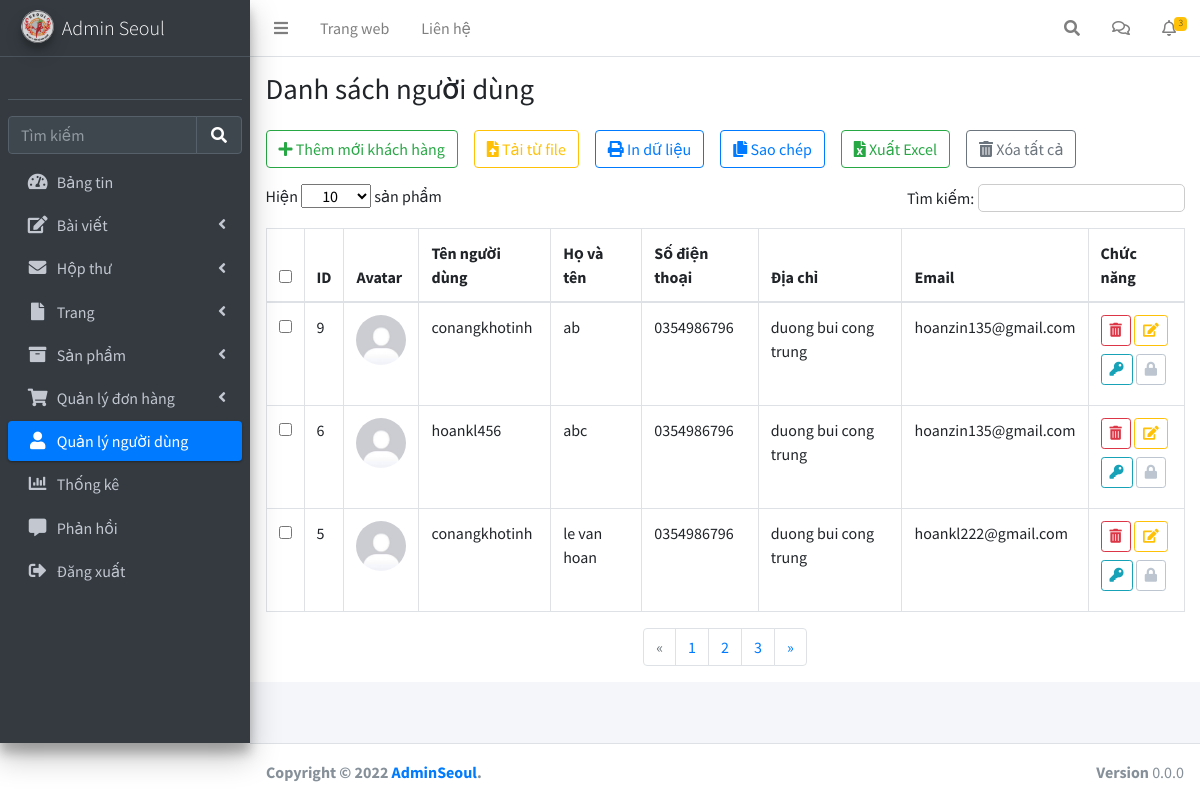
Page /Admin/pages/user.php on the committed database.
### tables this page shows
CREATE TABLE `user` (
  `id` int(11) NOT NULL,
  `avatar` varchar(500) NOT NULL DEFAULT 'avatar.jpg',
  `fullname` varchar(50) DEFAULT NULL,
  `email` varchar(150) NOT NULL,
  `phone` varchar(20) NOT NULL,
  `address` varchar(200) NOT NULL,
  `city` int(11) NOT NULL,
  `username` varchar(50) NOT NULL,
  `password` varchar(50) NOT NULL,
  `cart` text DEFAULT NULL,
  `is_block` tinyint(4) DEFAULT 1
);

### Admin/pages/user.php (the view, shortened to what the rows shown need)
<!DOCTYPE html>
<html lang="en">
<?php session_start();
include '../../database/config.php';
?>
<head>
    <link rel="stylesheet" href="../../css/fontawesome-free/css/all.min.css">
    <link rel="stylesheet" href="../css/IonIcons.css">
    <link rel="stylesheet" href="../css/adminlte.min.css">
</head>
<body class="hold-transition sidebar-mini">
    <div class="wrapper">
        <div class="content-wrapper">
            <main class="app-content">
                <div class="content-header">
                    <div class="container-fluid">
                        <div class="row mb-2">
                            <div class="col-sm-6">
                                <h1 class="m-0">Danh sách người dùng</h1>
                            </div>
                        </div>
                    </div>
                </div>
                <div class="row px-2 m-0">
                    <div class="col-md-12">
                        <div class="tile">
                            <div class="tile-body">
                                <table class="table table-hover table-bordered" id="sampleTable">
                                    <thead>
                                        <tr>
                                            <th width="10"><input type="checkbox" id="all"></th>
                                            <th>ID</th>
                                            <th>Avatar</th>
                                            <th>Tên người dùng</th>
                                            <th>Họ và tên</th>
                                            <th>Số điện thoại</th>
                                            <th>Địa chỉ</th>
                                            <th>Email</th>
                                            <th style="width: 8vw;">Chức năng</th>
                                        </tr>
                                    </thead>
                                    <tbody>
                                        <?php
                                        $sql_user = "SELECT * FROM user ORDER BY id DESC";
                                        $query_user = mysqli_query($mysqli, $sql_user);
                                        while ($row_user = mysqli_fetch_array($query_user)) {
                                        ?>
                                            <tr>
                                                <td width="10"><input type="checkbox" name="check1" value="1"></td>
                                                <td class="id_user"><?php echo $row_user['id'] ?></td>
                                                <td class="text-center"><img class="user_avatar" src="../img/user_avatar/<?php echo $row_user['avatar'] ?>" alt=""> </td>
                                                <td><?php echo $row_user['username'] ?></td>
                                                <td><?php echo $row_user['fullname'] ?></td>
                                                <td><?php echo $row_user['phone'] ?></td>
                                                <td><?php echo $row_user['address'] ?></td>
                                                <td><?php echo $row_user['email'] ?></td>
                                                <td>
                                                    <button class="btn btn-outline-danger btn-sm trash mb-2" type="button" title="Xóa" data-bs-toggle="modal" data-bs-target="#ModalRM"><i class="fas fa-trash-alt"></i>
                                                    </button>
                                                    <button class="btn btn-outline-warning btn-sm edit mb-2" type="button" title="Sửa" id="show-emp" data-bs-toggle="modal" data-bs-target="#ModalUP"><i class="fas fa-edit"></i></i></button>
                                                    <button class="btn btn-outline-info btn-sm mb-2 reset" type="button" title="reset" id="show-emp" data-bs-toggle="modal" data-bs-target="#ModalReset"><i class="fas fa-key"></i></button>
                                                    <?php
                                                    if ($row_user['is_block'] == 1) {
                                                    ?>
                                                        <button class="btn btn-outline-light btn-sm mb-2 block" type="button" title="Khoá" id="show-emp" data-bs-toggle="modal" data-bs-target="#ModalLock" data-userid="<?php echo $row_user['id']; ?>"><i class="fas fa-lock"></i></i></button>
                                                    <?php
                                                    } else {
                                                    ?>
                                                        <button class="btn btn-outline-light btn-sm mb-2 unblock" type="button" title="Mở Khoá" id="show-emp" data-bs-toggle="modal" data-bs-target="#ModalUnLock" data-userid="<?php echo $row_user['id']; ?>"><i class="fas fa-unlock"></i></i></button>
                                                    <?php
                                                    }
                                                    ?>
                                                </td>
                                            </tr>
                                        <?php
                                        }
                                        ?>
                                </table>
                            </div>
                        </div>
                    </div>
                </div>
            </main>
        </div>
    </div>
</body>
</html>

### rows in the picture
user: id "9", avatar (placeholder picture), username "conangkhotinh", fullname "ab", phone "0354986796", address "duong bui cong trung", email "hoanzin135@gmail.com"
user: id "6", avatar (placeholder picture), username "hoankl456", fullname "abc", phone "0354986796", address "duong bui cong trung", email "hoanzin135@gmail.com"
user: id "5", avatar (placeholder picture), username "conangkhotinh", fullname "le van hoan", phone "0354986796", address "duong bui cong trung", email "hoankl222@gmail.com"
